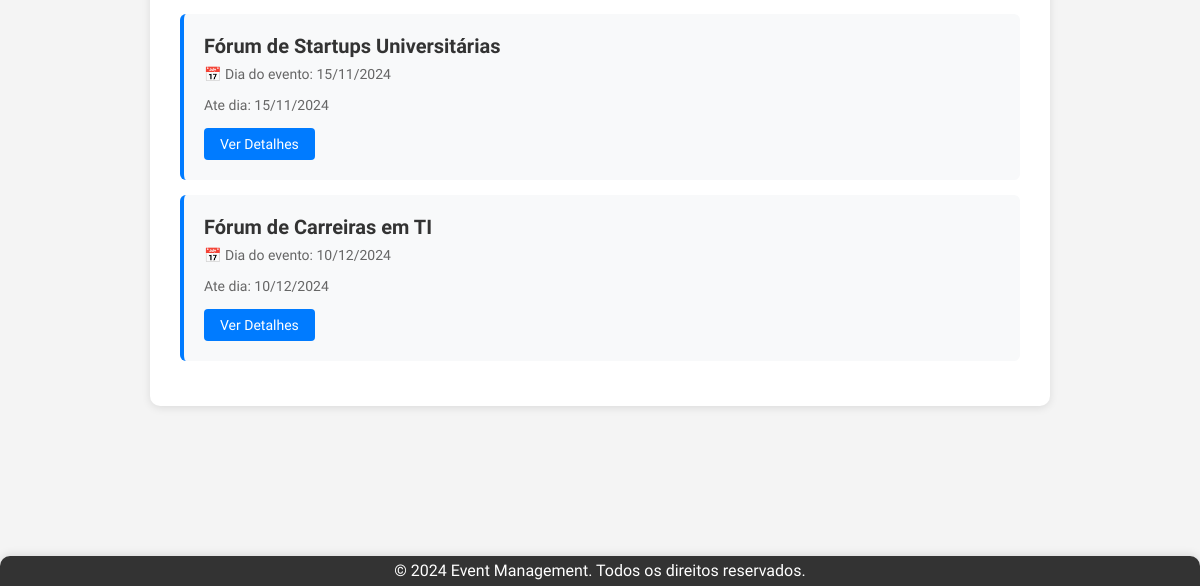
The page / (signed in, lower part) on the database as committed earlier.
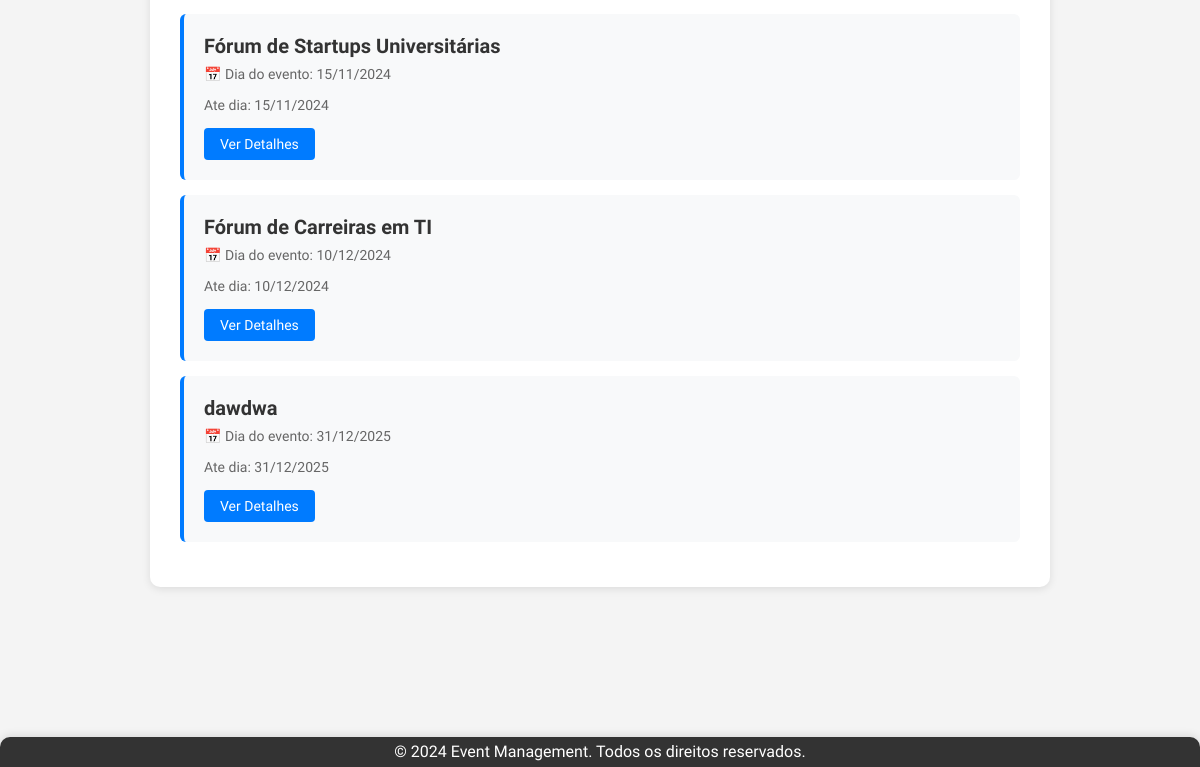
The same page on the database as committed later.
### app/models.py (models this page shows, shortened)
class Event(models.Model):
    event_type_choices = [
        ('Palestra', 'Palestra'),
        ('Workshop', 'Workshop'),
        ('Seminário', 'Seminário'),
        ('Curso', 'Curso'),
        ('Congresso', 'Congresso'),
        ('Simpósio', 'Simpósio'),
        ('Fórum', 'Fórum'),
        ('Mesa Redonda', 'Mesa Redonda'),
    ]
    title = models.CharField(max_length=200, verbose_name="Título")
    description = models.TextField(verbose_name="Descrição")
    image = models.ImageField(
        upload_to='eventos/',
        verbose_name='Imagem do Evento',
        null=True,
        blank=True
    )
    initial_date = models.DateField(default= '9999-12-31', verbose_name="Data de Início")
    final_date = models.DateField(default='9999-12-31', verbose_name="Data Final")
    location = models.CharField(max_length=200, verbose_name="Local")
    max_capacity = models.IntegerField(verbose_name="Capacidade Máxima")
    creator = models.ForeignKey(
        settings.AUTH_USER_MODEL,
        on_delete=models.CASCADE,
        related_name='created_events',
        null=True,
        blank=True,
        verbose_name="Criador"
    )
    professor = models.ForeignKey(
        settings.AUTH_USER_MODEL,
        on_delete=models.SET_NULL,  # Define o que fazer se o professor for deletado
        null=True,                   # Permite que o campo fique nulo no DB
        blank=True,                  # Permite que o campo fique em branco em formulários
        verbose_name="Professor Responsável",
        related_name="instructed_events", # Nome para acessar eventos a partir do usuário
        limit_choices_to={'user_type': 'Professor'}
    )
    event_type = models.CharField(max_length=20, choices=event_type_choices, default='Palestra', verbose_name="Tipo de Evento")
    event_start = models.TimeField(null=False, blank=True, verbose_name="Horario de Início")
    event_end = models.TimeField(null=False, blank=True, verbose_name="Horario de Término")
    participants = models.ManyToManyField(
        settings.AUTH_USER_MODEL,
        through='EventParticipant',
        through_fields=('event', 'participant'),
        related_name='attended_events',
        blank=True,
        verbose_name="Participantes"
    )
    class Meta:
        db_table = 'event'
        ordering = ['initial_date']
        verbose_name = 'Evento' # Português
        verbose_name_plural = 'Eventos' # Português

### app/views.py (the view)
# urls.py: path('', views.home, name='home'),
def home(request):
    eventos = Event.objects.all()
    return render(request, 'event_list.html', {'eventos': eventos})

### app/templates/event_list.html (shortened to what this page needs)
{% extends "base.html" %}
{% block content %}
{% load static %}
<div class="events-container">
    {% if eventos %}
        <ul class="events-list">
            {% for evento in eventos %}
                <li class="event-item">
                    <div class="event-title">{{ evento.title }}</div>
                    <p class="event-date">📅 Dia do evento: {{ evento.initial_date|date:"d/m/Y" }}</p>
                    <p class="event-date">Ate dia: {{ evento.final_date|date:"d/m/Y" }}</p>
                    <div class="event-actions">
                        <a href="{% url 'event_detail' pk=evento.pk %}" class="btn-details">Ver Detalhes</a>
                    </div>
                </li>
            {% endfor %}
        </ul>
    {% else %}
        <p class="no-events">Nenhum evento cadastrado ainda.</p>
    {% endif %}
</div>
{% endblock %}

Rows that differ between the two databases and show on the page:
added Event: title "dawdwa", initial_date "31/12/2025", final_date "31/12/2025"
